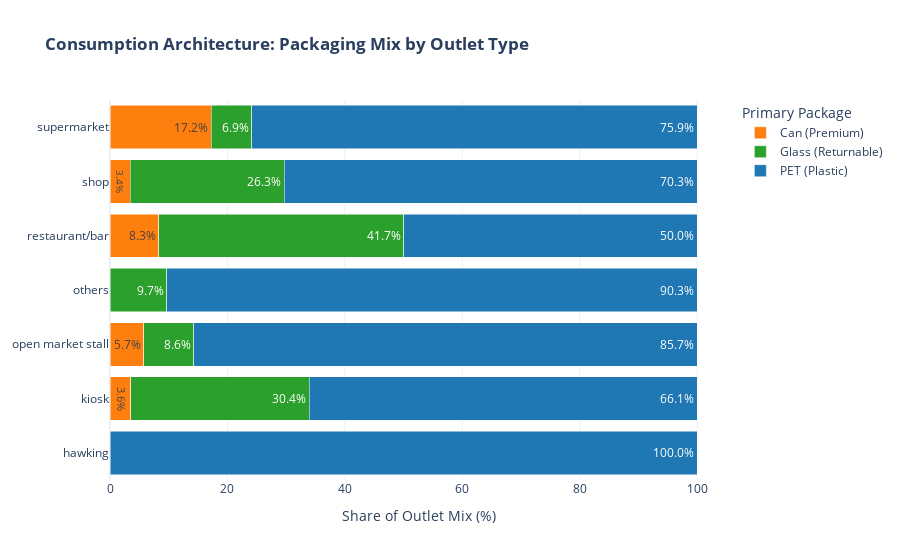

Notebook code for this chart:
### Code cell
# We want to know: For every Outlet Type, what is the dominant Package Type?
package_mix = pd.crosstab(
    df['type_of_outlet'],
    df['primary_package'],
    normalize='index'
) * 100

# 2. Reset index for Plotly
package_mix = package_mix.reset_index()

# 3. Melt for Visualization
package_long = package_mix.melt(
    id_vars='type_of_outlet', 
    var_name='Package_Type', 
    value_name='Share_Percentage'
)

# 4. Visualizing the "Consumption Mode"
fig_pack = px.bar(
    package_long,
    x='Share_Percentage',
    y='type_of_outlet',
    color='Package_Type',
    title='<b>Consumption Architecture: Packaging Mix by Outlet Type</b>',
    orientation='h',
    text='Share_Percentage',
    color_discrete_map={
        'Glass (Returnable)': '#2ca02c', # Green for Glass
        'Can (Premium)': '#ff7f0e',      # Orange for Cans
        'PET (Plastic)': '#1f77b4',      # Blue for PET
        'Unspecified': '#7f7f7f'
    }
)

# 5. Refine Aesthetics
fig_pack.update_traces(texttemplate='%{text:.1f}%', textposition='inside')
fig_pack.update_layout(
    barmode='stack',
    xaxis_title='Share of Outlet Mix (%)',
    yaxis_title=None,
    legend_title_text='Primary Package',
    template='plotly_white'
)

fig_pack.show()

# 6. The "Can" Index (Premium Opportunity)
# Which outlet type surprisingly stocks the most cans?
can_leaders = package_long[package_long['Package_Type'] == 'Can (Premium)'].sort_values(by='Share_Percentage', ascending=False)
print("The 'Premium Convenience' Index (Outlets stocking Cans):")
display(can_leaders[['type_of_outlet', 'Share_Percentage']])

### Figure 1 — Plotly figure (JSON) as saved in the notebook; plotly's stock layout.template omitted (floating-point values rounded to 4 significant figures)
{"data": [{"hovertemplate": "Package_Type=Can (Premium)<br>Share_Percentage=%{text}<br>type_of_outlet=%{y}<extra></extra>", "legendgroup": "Can (Premium)", "marker": {"color": "#ff7f0e", "pattern": {"shape": ""}}, "name": "Can (Premium)", "orientation": "h", "showlegend": true, "text": [0.0, 3.571, 5.714, 0.0, 8.333, 3.413, 17.24], "textposition": "inside", "texttemplate": "%{text:.1f}%", "type": "bar", "x": [0.0, 3.571, 5.714, 0.0, 8.333, 3.413, 17.24], "xaxis": "x", "y": ["hawking", "kiosk", "open market stall", "others", "restaurant/bar", "shop", "supermarket"], "yaxis": "y"}, {"hovertemplate": "Package_Type=Glass (Returnable)<br>Share_Percentage=%{text}<br>type_of_outlet=%{y}<extra></extra>", "legendgroup": "Glass (Returnable)", "marker": {"color": "#2ca02c", "pattern": {"shape": ""}}, "name": "Glass (Returnable)", "orientation": "h", "showlegend": true, "text": [0.0, 30.36, 8.571, 9.677, 41.67, 26.3, 6.897], "textposition": "inside", "texttemplate": "%{text:.1f}%", "type": "bar", "x": [0.0, 30.36, 8.571, 9.677, 41.67, 26.3, 6.897], "xaxis": "x", "y": ["hawking", "kiosk", "open market stall", "others", "restaurant/bar", "shop", "supermarket"], "yaxis": "y"}, {"hovertemplate": "Package_Type=PET (Plastic)<br>Share_Percentage=%{text}<br>type_of_outlet=%{y}<extra></extra>", "legendgroup": "PET (Plastic)", "marker": {"color": "#1f77b4", "pattern": {"shape": ""}}, "name": "PET (Plastic)", "orientation": "h", "showlegend": true, "text": [100.0, 66.07, 85.71, 90.32, 50.0, 70.29, 75.86], "textposition": "inside", "texttemplate": "%{text:.1f}%", "type": "bar", "x": [100.0, 66.07, 85.71, 90.32, 50.0, 70.29, 75.86], "xaxis": "x", "y": ["hawking", "kiosk", "open market stall", "others", "restaurant/bar", "shop", "supermarket"], "yaxis": "y"}], "layout": {"barmode": "stack", "legend": {"title": {"text": "Primary Package"}, "tracegroupgap": 0}, "title": {"text": "<b>Consumption Architecture: Packaging Mix by Outlet Type</b>"}, "xaxis": {"anchor": "y", "domain": [0, 1], "title": {"text": "Share of Outlet Mix (%)"}}, "yaxis": {"anchor": "x", "domain": [0, 1], "title": {}}}}
